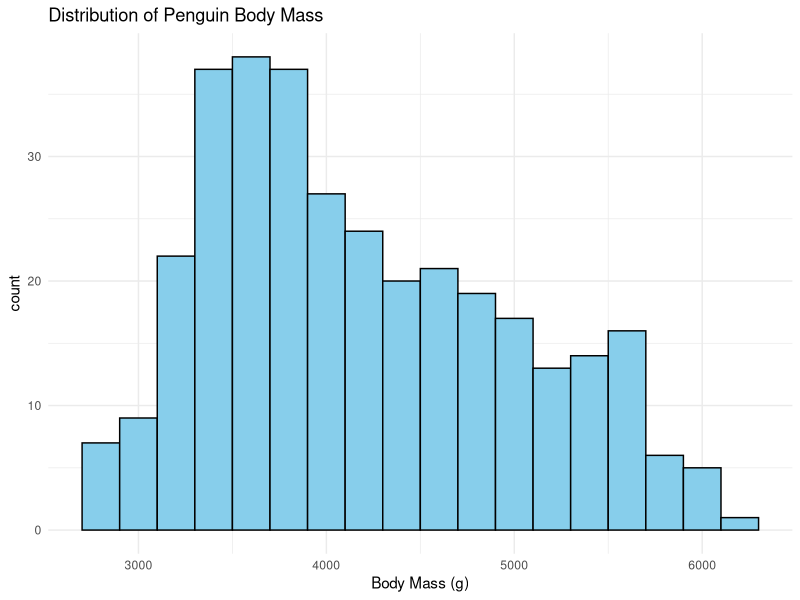
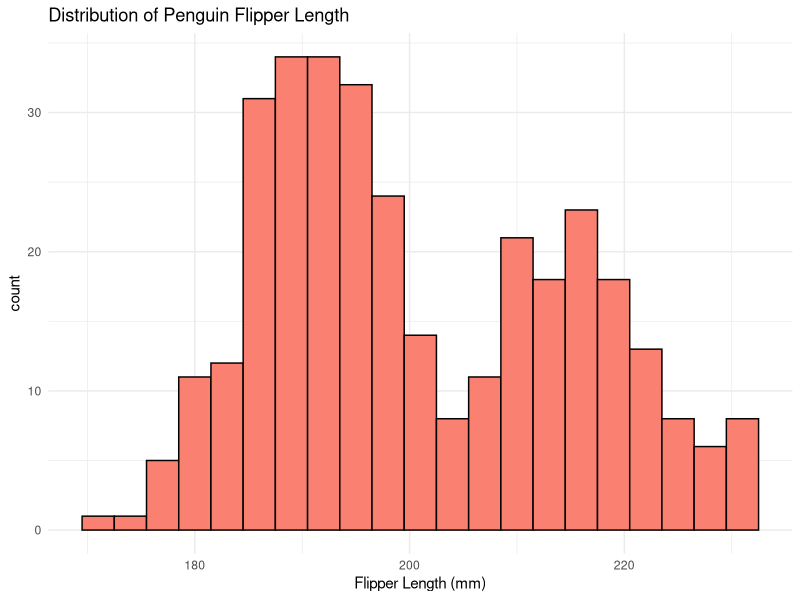
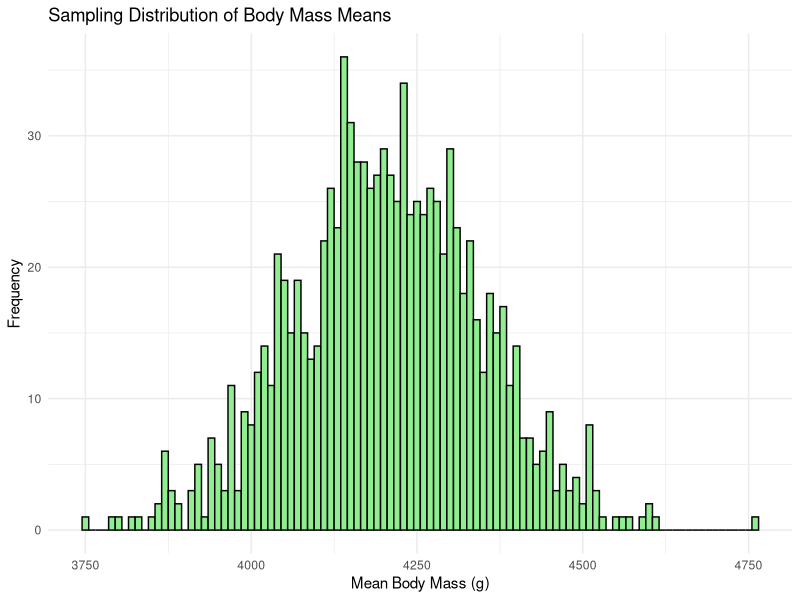
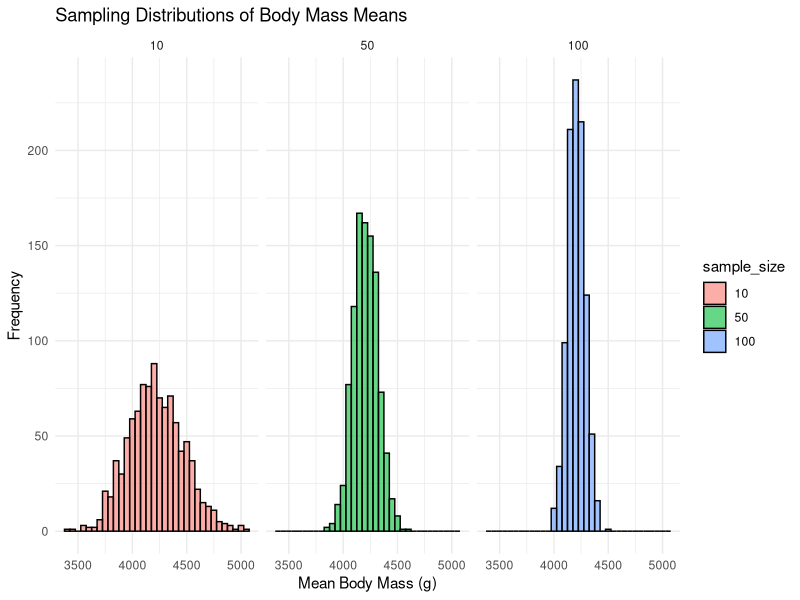
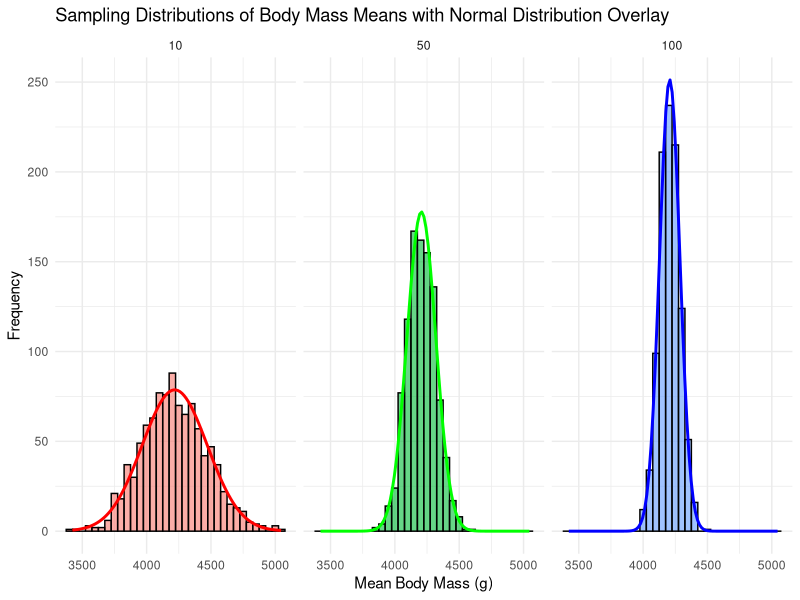

R code for these plots, in order:
library(tidyverse)
library(palmerpenguins)
library(dplyr)
library(ggplot2)

# Load the penguins dataset
data("penguins")

# Remove rows with missing values for simplicity
penguins_clean <- na.omit(penguins)

# Plot the distributions of body mass and flipper length
body_mass <- ggplot(penguins_clean, aes(x = body_mass_g)) +
  geom_histogram(binwidth = 200, color = "black", fill = "skyblue") +
  labs(title = "Distribution of Penguin Body Mass", x = "Body Mass (g)") +
  theme_minimal()

ggsave("figures/body_mass.png", plot = body_mass, width = 10, height = 5)

flipper_len <- ggplot(penguins_clean, aes(x = flipper_length_mm)) +
  geom_histogram(binwidth = 3, color = "black", fill = "salmon") +
  labs(title = "Distribution of Penguin Flipper Length", x = "Flipper Length (mm)") +
  theme_minimal()

ggsave("figures/flipper_len.png", plot = flipper_len, width = 10, height = 5)

# Set parameters for simulation
set.seed(123)  # For reproducibility
n_samples <- 1000  # Number of samples to draw
sample_size <- 30  # Number of observations in each sample

# Draw samples and calculate sample means
sample_means <- replicate(n_samples, {
  sample_mean <- mean(sample(penguins_clean$body_mass_g, sample_size, replace = TRUE))
  return(sample_mean)
})

# Plot the distribution of sample means
samplemean_plot <- ggplot(data.frame(sample_means = sample_means), aes(x = sample_means)) +
  geom_histogram(binwidth = 10, color = "black", fill = "lightgreen") +
  labs(title = "Sampling Distribution of Body Mass Means", x = "Mean Body Mass (g)", y = "Frequency") +
  theme_minimal()

ggsave("figures/samplemean_plot.png", plot = samplemean_plot, width = 10, height = 5)



# Function to calculate sample means for different sample sizes
calculate_sample_means <- function(size, n_samples = 1000) {
  replicate(n_samples, mean(sample(penguins_clean$body_mass_g, size, replace = TRUE)))
}

# Calculate sample means for different sample sizes
sample_means_10 <- calculate_sample_means(10)
sample_means_50 <- calculate_sample_means(50)
sample_means_100 <- calculate_sample_means(100)

# Combine data and plot distributions
sample_means_df <- data.frame(
  sample_mean = c(sample_means_10, sample_means_50, sample_means_100),
  sample_size = factor(rep(c(10, 50, 100), each = n_samples))
)

sampledist_plot <- ggplot(sample_means_df, aes(x = sample_mean, fill = sample_size)) +
  geom_histogram(binwidth = 50, color = "black", alpha = 0.6, position = "identity") +
  facet_wrap(~ sample_size) +
  labs(title = "Sampling Distributions of Body Mass Means", x = "Mean Body Mass (g)", y = "Frequency")+
  theme_minimal()

ggsave("figures/sampledist_plot.png", plot = sampledist_plot, width = 10, height = 5)

# Calculate summary statistics for each sample size
summary_stats <- sample_means_df %>%
  group_by(sample_size) %>%
  summarize(
    mean = mean(sample_mean),
    sd = sd(sample_mean)
  )

# Calculate normal distribution curves for each sample size
normal_curves <- summary_stats %>%
  rowwise() %>%
  mutate(
    x = list(seq(
      min(sample_means_df$sample_mean), 
      max(sample_means_df$sample_mean), 
      length.out = 100
    )),
    y = list(dnorm(x, mean, sd))
  ) %>%
  unnest(cols = c(x, y))

# Plot the histograms with normal distribution curves
curves_plot <- ggplot(sample_means_df, aes(x = sample_mean, fill = sample_size)) +
  geom_histogram(binwidth = 50, color = "black", alpha = 0.6) +
  facet_wrap(~ sample_size) +
  labs(
    title = "Sampling Distributions of Body Mass Means with Normal Distribution Overlay",
    x = "Mean Body Mass (g)",
    y = "Frequency"
  ) +
  theme_minimal() +
  geom_line(
    data = normal_curves,
    aes(x = x, y = y * n_samples * 50, color = sample_size), # Scale y to match the histogram
    inherit.aes = FALSE,
    size = 1
  ) +
  scale_color_manual(values = c("red", "green", "blue")) +
  theme(legend.position = "none")

ggsave("figures/curves_plot.png", plot = curves_plot, width = 10, height = 5)
